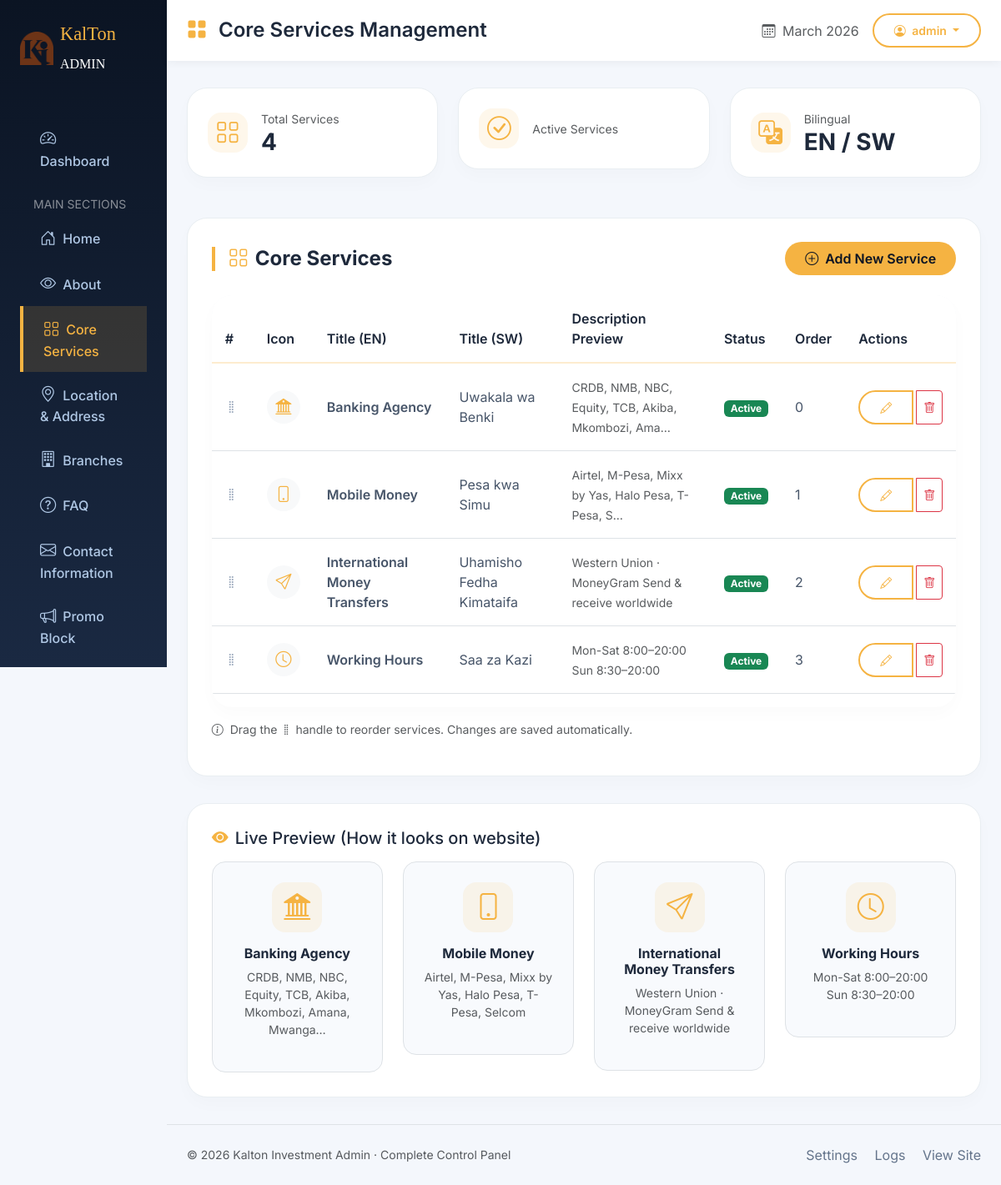
The app's page /admin-panel/core-services/ (signed in) with its own data.
### website/models.py (models this page shows, shortened)
class WebsiteSetting(models.Model):
    site_name = models.CharField(max_length=100, default="Kalton Investment")
    primary_color = models.CharField(max_length=20, default="#f5b342")
    favicon = models.ImageField(upload_to='settings/', blank=True, null=True)
    logo = models.ImageField(upload_to='settings/', blank=True, null=True)
    class Meta:
        verbose_name = "Website Setting"
        verbose_name_plural = "Website Settings"

class BaseModel(models.Model):
    created_at = models.DateTimeField(auto_now_add=True)
    updated_at = models.DateTimeField(auto_now=True)
    is_active = models.BooleanField(default=True)
    order = models.IntegerField(default=0, help_text="Display order")
    class Meta:
        abstract = True
        ordering = ['order', '-created_at']

class CoreService(BaseModel):
    icon = models.CharField(max_length=50, help_text="Bootstrap icon class", default="bi-bank2")
    title_en = models.CharField(max_length=100)
    title_sw = models.CharField(max_length=100)
    description_en = models.CharField(max_length=300)
    description_sw = models.CharField(max_length=300)
    class Meta:
        verbose_name = "Core Service"
        verbose_name_plural = "Core Services"

### website/views.py (the view)
# urls.py: path('admin-panel/core-services/', views.admin_core_services, name='admin_core_services'),
@login_required
def admin_core_services(request):
    services = CoreService.objects.all().order_by('order')
    return render(request, 'website/admin/core/core_services.html', {'services': services})

### website/context_processors.py (called while the page is built)
def website_settings(request):
    return {
        'site_settings': WebsiteSetting.objects.first(),
        'contact_info': ContactInfo.objects.first(),
    }

### website/templates/website/admin/core/core_services.html (shortened to what this page needs)
{% extends 'website/admin/admin_panel.html' %}
{% load static %}
{% block header_title %}Core Services Management{% endblock %}
{% block content %}
<div class="row g-4 mb-5">
    <div class="col-md-4">
        <div class="stat-card d-flex align-items-center">
            <div class="stat-icon me-3"><i class="bi bi-grid"></i></div>
            <div>
                <small class="text-muted">Total Services</small>
                <h3 class="mb-0 fw-bold">{{ services.count }}</h3>
            </div>
        </div>
    </div>
    <div class="col-md-4">
        <div class="stat-card d-flex align-items-center">
            <div class="stat-icon me-3"><i class="bi bi-check-circle"></i></div>
            <div>
                <small class="text-muted">Active Services</small>
            </div>
        </div>
    </div>
    <div class="col-md-4">
        <div class="stat-card d-flex align-items-center">
            <div class="stat-icon me-3"><i class="bi bi-translate"></i></div>
            <div>
                <small class="text-muted">Bilingual</small>
                <h3 class="mb-0 fw-bold">EN / SW</h3>
            </div>
        </div>
    </div>
</div>
<section class="section-card">
    <div class="d-flex justify-content-between align-items-center mb-4">
        <h4 class="section-title mb-0">
            <i class="bi bi-grid gold-accent"></i> Core Services
        </h4>
        <a href="{% url 'website:admin_core_service_add' %}" class="btn btn-gold">
            <i class="bi bi-plus-circle me-2"></i>Add New Service
        </a>
    </div>
    <div class="table-custom table-responsive">
        <table class="table table-hover align-middle">
            <thead>
                <tr>
                    <th style="width: 50px;">#</th>
                    <th>Icon</th>
                    <th>Title (EN)</th>
                    <th>Title (SW)</th>
                    <th>Description Preview</th>
                    <th>Status</th>
                    <th>Order</th>
                    <th>Actions</th>
                </tr>
            </thead>
            <tbody id="sortable-services">
                {% for service in services %}
                <tr data-id="{{ service.id }}">
                    <td>
                        <i class="bi bi-grip-vertical drag-handle" style="cursor: grab;"></i>
                    </td>
                    <td>
                        <div class="icon-preview bg-light rounded-circle p-2" style="width: 40px; height: 40px; display: flex; align-items: center; justify-content: center;">
                            <i class="bi {{ service.icon }} gold-accent" style="font-size: 1.2rem;"></i>
                        </div>
                    </td>
                    <td class="fw-semibold">{{ service.title_en }}</td>
                    <td>{{ service.title_sw }}</td>
                    <td>
                        <span class="text-muted small">{{ service.description_en|truncatechars:50 }}</span>
                    </td>
                    <td>
                        {% if service.is_active %}
                            <span class="badge bg-success">Active</span>
                        {% else %}
                            <span class="badge bg-secondary">Inactive</span>
                        {% endif %}
                    </td>
                    <td>{{ service.order }}</td>
                    <td>
                        <div class="btn-group" role="group">
                            <a href="{% url 'website:admin_core_service_edit' service.id %}"
                               class="btn btn-sm btn-outline-gold me-1" title="Edit">
                                <i class="bi bi-pencil"></i>
                            </a>
                            <button type="button"
                                    class="btn btn-sm btn-outline-danger"
                                    data-bs-toggle="modal"
                                    data-bs-target="#deleteModal{{ service.id }}"
                                    title="Delete">
                                <i class="bi bi-trash"></i>
                            </button>
                        </div>
                    </td>
                </tr>
                {% endfor %}
            </tbody>
        </table>
    </div>
    {% if services %}
    <p class="text-muted small mt-3">
        <i class="bi bi-info-circle me-1"></i>
        Drag the <i class="bi bi-grip-vertical"></i> handle to reorder services. Changes are saved automatically.
    </p>
    {% endif %}
</section>
{% if services %}
<section class="section-card mt-4">
    <h5 class="mb-3"><i class="bi bi-eye-fill me-2 gold-accent"></i>Live Preview (How it looks on website)</h5>
    <div class="row g-4">
        {% for service in services|slice:":4" %}
        <div class="col-md-3">
            <div class="text-center p-4 border rounded-4" style="background: #f8fafd;">
                <div class="stat-icon mx-auto mb-3" style="width: 60px; height: 60px; font-size: 2rem;">
                    <i class="bi {{ service.icon }}"></i>
                </div>
                <h6 class="fw-bold">{{ service.title_en }}</h6>
                <p class="small text-muted">{{ service.description_en|truncatechars:60 }}</p>
            </div>
        </div>
        {% endfor %}
    </div>
</section>
{% endif %}
{% endblock %}

### website/templates/website/admin/admin_panel.html (shortened to what this page needs)
{% load static %}
<!DOCTYPE html>
<html lang="en">
<head>
  <link href="https://cdn.jsdelivr.net/npm/bootstrap@5.3.2/dist/css/bootstrap.min.css" rel="stylesheet">
  <link rel="stylesheet" href="https://cdn.jsdelivr.net/npm/bootstrap-icons@1.11.3/font/bootstrap-icons.min.css">
  <link rel="stylesheet" href="https://code.jquery.com/ui/1.13.2/themes/base/jquery-ui.css">
  <link rel="stylesheet" href="https://cdnjs.cloudflare.com/ajax/libs/toastr.js/latest/toastr.min.css">
</head>
<body>
  <div class="container-fluid p-0">
    <div class="row g-0">
      <div class="col-lg-2 col-md-3 admin-sidebar p-0">
        <div class="p-4">
          <div class="d-flex align-items-center gap-2 mb-5">
             {% if site_settings and site_settings.logo %}
                <img src="{{ site_settings.logo.url }}" width="40" height="40" alt="Kalton">
            {% else %}
                <img src="{% static 'website/images/K I.png' %}" width="40" height="40" alt="Kalton">
            {% endif %}
            <span style="font-family: 'Playfair Display'; font-size: 1.4rem; color: #f5b342;">KalTon<br><small class="text-white fs-6 fw-light">ADMIN</small></span>
          </div>
          <nav class="nav flex-column">
            <a class="nav-link {% if request.resolver_match.url_name == 'admin_dashboard' %}active{% endif %}" href="{% url 'website:admin_panel' %}">
              <i class="bi bi-speedometer2 me-2"></i>Dashboard
            </a>
            <div class="small text-white-50 mt-3 mb-1 px-3">MAIN SECTIONS</div>
            <a class="nav-link {% if 'hero' in request.path %}active{% endif %}" href="{% url 'website:admin_hero' %}">
              <i class="bi bi-house-door me-2"></i>Home
            </a>
            <a class="nav-link {% if 'about' in request.path %}active{% endif %}" href="{% url 'website:admin_about_list' %}">
              <i class="bi bi-eye me-2"></i>About
            </a>
            <a class="nav-link {% if 'services' in request.path %}active{% endif %}" href="{% url 'website:admin_core_services' %}">
              <i class="bi bi-grid me-2"></i>Core Services
            </a>
            <a class="nav-link {% if 'location' in request.path %}active{% endif %}" href="{% url 'website:admin_location' %}">
              <i class="bi bi-geo-alt me-2"></i>Location & Address
            </a>
            <a class="nav-link {% if 'branches' in request.path %}active{% endif %}" href="{% url 'website:admin_branches' %}">
              <i class="bi bi-building me-2"></i>Branches
            </a>
            <a class="nav-link {% if 'faq' in request.path %}active{% endif %}" href="{% url 'website:admin_faqs' %}">
              <i class="bi bi-question-circle me-2"></i>FAQ
            </a>
            <a class="nav-link {% if 'contact' in request.path %}active{% endif %}" href="{% url 'website:admin_contact' %}">
                <i class="bi bi-envelope me-2"></i>Contact Information
            </a>
            <a class="nav-link {% if 'promo-block' in request.path %}active{% endif %}" href="{% url 'website:admin_promo_block' %}">
                <i class="bi bi-megaphone me-2"></i>Promo Block
            </a>
          </nav>
        </div>
      </div>
      <div class="col-lg-10 col-md-9">
        <div class="admin-header">
          <div class="container-fluid px-4">
            <div class="d-flex justify-content-between align-items-center">
              <h4 class="mb-0 fw-semibold">
                <i class="bi bi-grid-fill me-2 gold-accent"></i>
                {% block header_title %}Admin Dashboard{% endblock %}
              </h4>
              <div class="d-flex align-items-center gap-3">
                <span class="text-muted">
                  <i class="bi bi-calendar3 me-1"></i>
                  {% now "F Y" %}
                </span>
                <div class="dropdown">
                  <button class="btn btn-outline-gold btn-sm dropdown-toggle" type="button" data-bs-toggle="dropdown">
                    <i class="bi bi-person-circle me-1"></i> {{ request.user.username|default:"Admin" }}
                  </button>
                </div>
              </div>
            </div>
          </div>
        </div>
        <div class="container-fluid px-4" id="dashboard">
          {% block content %}{% endblock %}
        </div>
        <footer class="border-top mt-4 py-4 px-4 footer-links">
          <div class="d-flex justify-content-between align-items-center">
            <span class="text-muted small">© {% now "Y" %} Kalton Investment Admin · Complete Control Panel</span>
            <div>
              <a href="#" class="me-3">Settings</a>
              <a href="#" class="me-3">Logs</a>
              <a href="{% url 'website:home' %}" target="_blank">View Site</a>
            </div>
          </div>
        </footer>
      </div>
    </div>
  </div>
</body>
</html>

### website/templates/website/admin/admin_panel.html (style rules this page uses)
* { margin: 0; padding: 0; box-sizing: border-box; }
body { font-family: 'Inter', sans-serif; background: #f4f7fc; color: #1e293b; }
.admin-sidebar { background: linear-gradient(180deg, #0b1423 0%, #1a2942 100%); min-height: 100vh; color: #eef4ff; position: sticky; top: 0; height: 100vh; overflow-y: auto; }
.admin-sidebar .nav-link { color: #b0c8e5; padding: 0.8rem 1.5rem; font-weight: 500; transition: all 0.2s; }
.admin-sidebar .nav-link:hover, .admin-sidebar .nav-link.active { background: rgba(245, 180, 66, 0.15); color: #f5b342; border-left: 4px solid #f5b342; }
.admin-sidebar .nav-link i { width: 24px; font-size: 1.2rem; }
.admin-header { background: white; box-shadow: 0 2px 10px rgba(0,0,0,0.05); padding: 1rem 0; margin-bottom: 2rem; position: sticky; top: 0; z-index: 100; }
.stat-card { background: white; border-radius: 1.5rem; padding: 1.5rem; box-shadow: 0 8px 20px rgba(0,0,0,0.02); border: 1px solid #e9eef2; transition: all 0.2s; }
.stat-icon { width: 48px; height: 48px; background: rgba(245, 180, 66, 0.1); border-radius: 16px; display: flex; align-items: center; justify-content: center; font-size: 1.8rem; color: #f5b342; }
.btn-gold { background: #f5b342; color: #0b1423; font-weight: 600; border: none; border-radius: 50px; padding: 0.5rem 1.5rem; }
.btn-outline-gold { border: 2px solid #f5b342; color: #f5b342; border-radius: 50px; padding: 0.5rem 1.5rem; font-weight: 600; background: transparent; }
.table-custom { background: white; border-radius: 1.5rem; overflow: hidden; box-shadow: 0 8px 20px rgba(0,0,0,0.02); }
.table-custom thead { background: #f8fafd; border-bottom: 2px solid #f5b34240; }
.table-custom th { padding: 1rem; font-weight: 600; color: #1e293b; }
.table-custom td { padding: 1rem; vertical-align: middle; color: #475569; }
.section-card { background: white; border-radius: 1.5rem; padding: 1.8rem; margin-bottom: 2rem; box-shadow: 0 8px 20px rgba(0,0,0,0.02); border: 1px solid #e9eef2; }
.section-title { font-weight: 700; margin-bottom: 1.5rem; display: flex; align-items: center; gap: 0.5rem; border-left: 4px solid #f5b342; padding-left: 1rem; }
.footer-links a { color: #64748b; text-decoration: none; transition: color 0.2s; }
.drag-handle { cursor: grab; color: #94a3b8; }
.gold-accent { color: #f5b342; }

### records on screen
WebsiteSetting: logo (picture)
CoreService: title_en "Banking Agency", title_sw "Uwakala wa Benki", description_en "CRDB, NMB, NBC, Equity, TCB, Akiba, Mkombozi, Ama…", is_active "Active", order "0", description_en "CRDB, NMB, NBC, Equity, TCB, Akiba, Mkombozi, Amana, Mwanga…"
CoreService: title_en "Mobile Money", title_sw "Pesa kwa Simu", description_en "Airtel, M-Pesa, Mixx by Yas, Halo Pesa, T-Pesa, S…", is_active "Active", order "1", description_en "Airtel, M-Pesa, Mixx by Yas, Halo Pesa, T-Pesa, Selcom"
CoreService: title_en "International Money Transfers", title_sw "Uhamisho Fedha Kimataifa", description_en "Western Union · MoneyGram Send & receive worldwide", is_active "Active", order "2"
CoreService: title_en "Working Hours", title_sw "Saa za Kazi", description_en "Mon-Sat 8:00–20:00 Sun 8:30–20:00", is_active "Active", order "3"

### other values on screen
{{ request.user.username|default:"Admin" }} "admin"
{{ services.count }} "4"
